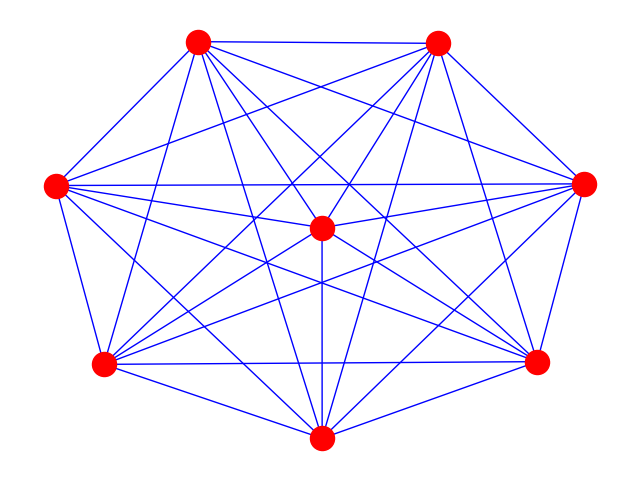

The script that saved this image:
try:
  
    import matplotlib.pyplot as plt

except:

    raise 
import networkx as nx



G=nx.Graph()

G.add_nodes_from(["a","b","c","d","e","f","g","h"])


G.add_edges_from([("a","b"),("a","c"),("a","d"),("a","f"),("a","g"),("a","h")],color='b')

G.add_edges_from([("b","c"),("b","d"),("b","e"),("b","f"),("b","g"),("b","h")],color='b')

G.add_edges_from([("c","d"),("c","e"),("c","g")],color='b')

G.add_edges_from([("d","e"),("d","f"),("d","g"),("d","h")],color='b')

G.add_edges_from([("e","f"),("e","g"),("e","h")],color='b')

G.add_edges_from([("f","g"),("f","h"),("g","h")],color='b')

G.add_edge("a","e",color='g')

G.add_edge("c","f",color='g')

G.add_edge("c","h",color='g')
nx.draw(G)


plt.savefig("graph.png")
plt.show()